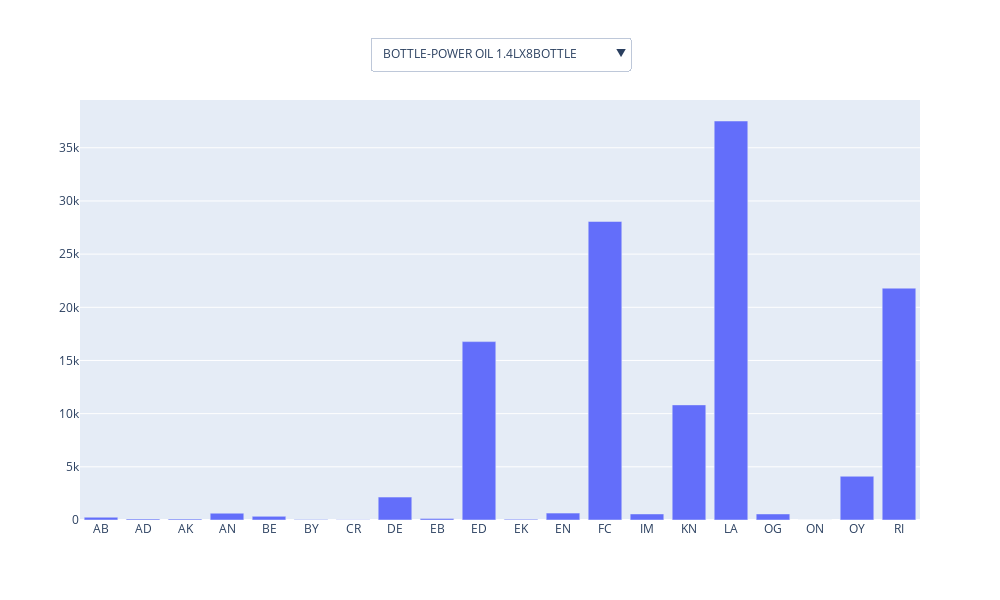

The notebook cell this image was saved under:
### Code cell
fig_interactive = go.Figure()
for material in uniq_materials:
    material_data = region_wise_sales[region_wise_sales['Material name'] == material]
    fig_interactive.add_trace(
        go.Bar(x=material_data['Region'], y=material_data['Qty'], name=material)
    )

initial_visibility = [True] + [False] * (len(uniq_materials) - 1)
for i, trace in enumerate(fig_interactive.data):
    trace.visible = initial_visibility[i]

# Update layout for dropdowns at the top
fig_interactive.update_layout(
    updatemenus=[
        dict(
            buttons=[
                dict(label=material,
                     method='update',
                     args=[{'visible': [material == m for m in uniq_materials]}])
                           #{'title': f'Region-wise Volume Sale for {material}'}])
                for material in uniq_materials
            ],
            direction='down',
            showactive=True,
            x=0.5,
            xanchor='center',
            y=1.15,
            yanchor='top'
        )
    ],
    #title='Region-wise Volume Sale for Each Brand',
    height=600,
    width=1000,
    margin=dict(t=100)  # Adjust the top margin to make space for the dropdown
)

fig_interactive.show()

### Figure 1 — Plotly figure (JSON) as saved in the notebook; plotly's stock layout.template omitted (floating-point values rounded to 4 significant figures)
{"data": [{"name": "BOTTLE-POWER OIL 1.4LX8BOTTLE", "type": "bar", "visible": true, "x": ["AB", "AD", "AK", "AN", "BE", "BY", "CR", "DE", "EB", "ED", "EK", "EN", "FC", "IM", "KN", "LA", "OG", "ON", "OY", "RI"], "y": [260, 100, 90, 640, 344, 50, 25, 2154, 150, 16773, 75, 647, 28070, 570, 10824, 37517, 570, 5, 4113, 21798]}, {"name": "BOTTLE-POWER OIL 2.6LX8BOTTLE", "type": "bar", "visible": false, "x": ["AB", "AD", "AN", "BY", "CR", "DE", "EB", "ED", "EN", "FC", "KN", "LA", "OG", "OY", "RI"], "y": [77, 50, 45, 160, 5, 352, 61, 4255, 60, 12029, 5156, 16907, 240, 1405, 3419]}, {"name": "BOTTLE-POWER OIL 3LX6BOTTLE", "type": "bar", "visible": false, "x": ["ED", "FC", "LA", "OG", "OY", "RI"], "y": [1191, 2090, 12002, 300, 1220, 2507]}, {"name": "BOTTLE-POWER OIL 750MLX12BOTTLE", "type": "bar", "visible": false, "x": ["AB", "AK", "AN", "BE", "BY", "DE", "EB", "ED", "EK", "EN", "FC", "IM", "KN", "LA", "OG", "ON", "OY", "RI"], "y": [195, 95, 1150, 50, 150, 1312, 185, 17158, 130, 360, 29815, 650, 11863, 60443, 550, 5, 3775, 24469]}, {"name": "SACHET-POWER OIL 110MLX40SACHET", "type": "bar", "visible": false, "x": ["AB", "AK", "AN", "BY", "CR", "DE", "EB", "ED", "EK", "EN", "FC", "IM", "KN", "LA", "OG", "OY", "RI"], "y": [19547, 4442, 6802, 3225, 1018, 33625, 3676, 86164, 100, 10205, 6106, 4053, 3198, 47344, 150, 4155, 215214]}, {"name": "SACHET-POWER OIL 300MLX24SACHET", "type": "bar", "visible": false, "x": ["AB", "AK", "AN", "BE", "DE", "ED", "IM", "KN", "LA", "OY", "RI"], "y": [55, 20, 105, 200, 2088, 1943, 586, 111, 1714, 9, 8516]}, {"name": "SACHET-POWER OIL 45MLX96SACHET", "type": "bar", "visible": false, "x": ["AB", "AD", "AK", "AN", "BE", "BY", "CR", "DE", "EB", "ED", "EK", "EN", "FC", "IM", "KN", "KO", "KW", "LA", "OG", "ON", "OY", "RI"], "y": [36021, 100, 27152, 10664, 6591, 5318, 4470, 36588, 12832, 218056, 3848, 17696, 75586, 22444, 69415, 1000, 7657, 245568, 9545, 2000, 260685, 401081]}, {"name": "SACHET-POWER OIL 50MLX84SACHET", "type": "bar", "visible": false, "x": ["KN", "LA", "RI"], "y": [436, 1547, 4558]}], "layout": {"height": 600, "margin": {"t": 100}, "updatemenus": [{"buttons": [{"args": [{"visible": [true, false, false, false, false, false, false, false]}], "label": "BOTTLE-POWER OIL 1.4LX8BOTTLE", "method": "update"}, {"args": [{"visible": [false, true, false, false, false, false, false, false]}], "label": "BOTTLE-POWER OIL 2.6LX8BOTTLE", "method": "update"}, {"args": [{"visible": [false, false, true, false, false, false, false, false]}], "label": "BOTTLE-POWER OIL 3LX6BOTTLE", "method": "update"}, {"args": [{"visible": [false, false, false, true, false, false, false, false]}], "label": "BOTTLE-POWER OIL 750MLX12BOTTLE", "method": "update"}, {"args": [{"visible": [false, false, false, false, true, false, false, false]}], "label": "SACHET-POWER OIL 110MLX40SACHET", "method": "update"}, {"args": [{"visible": [false, false, false, false, false, true, false, false]}], "label": "SACHET-POWER OIL 300MLX24SACHET", "method": "update"}, {"args": [{"visible": [false, false, false, false, false, false, true, false]}], "label": "SACHET-POWER OIL 45MLX96SACHET", "method": "update"}, {"args": [{"visible": [false, false, false, false, false, false, false, true]}], "label": "SACHET-POWER OIL 50MLX84SACHET", "method": "update"}], "direction": "down", "showactive": true, "x": 0.5, "xanchor": "center", "y": 1.15, "yanchor": "top"}], "width": 1000}}
